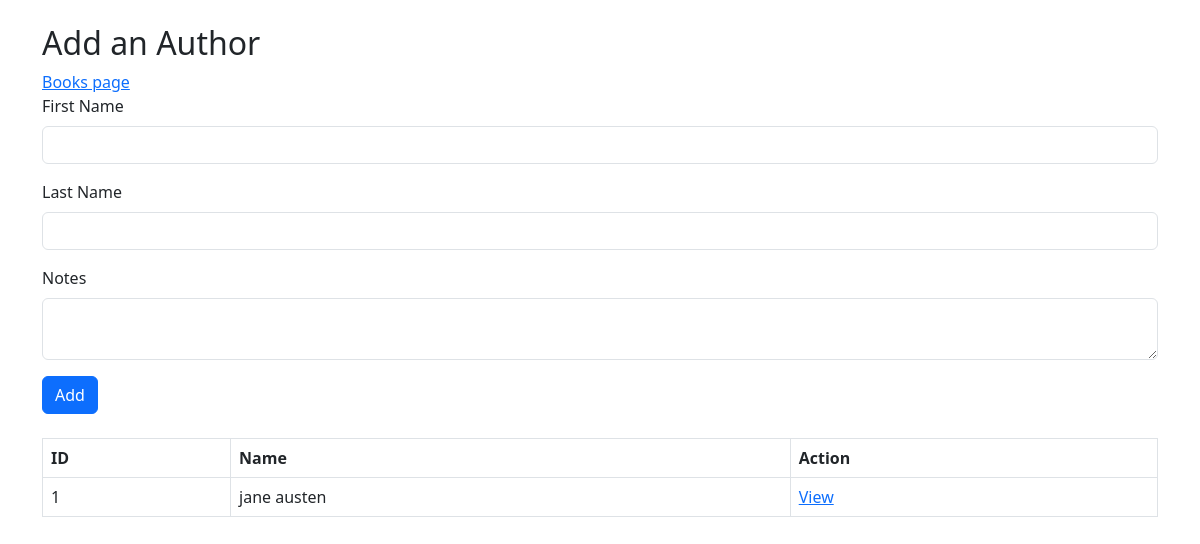
Page /author on the earlier database version.
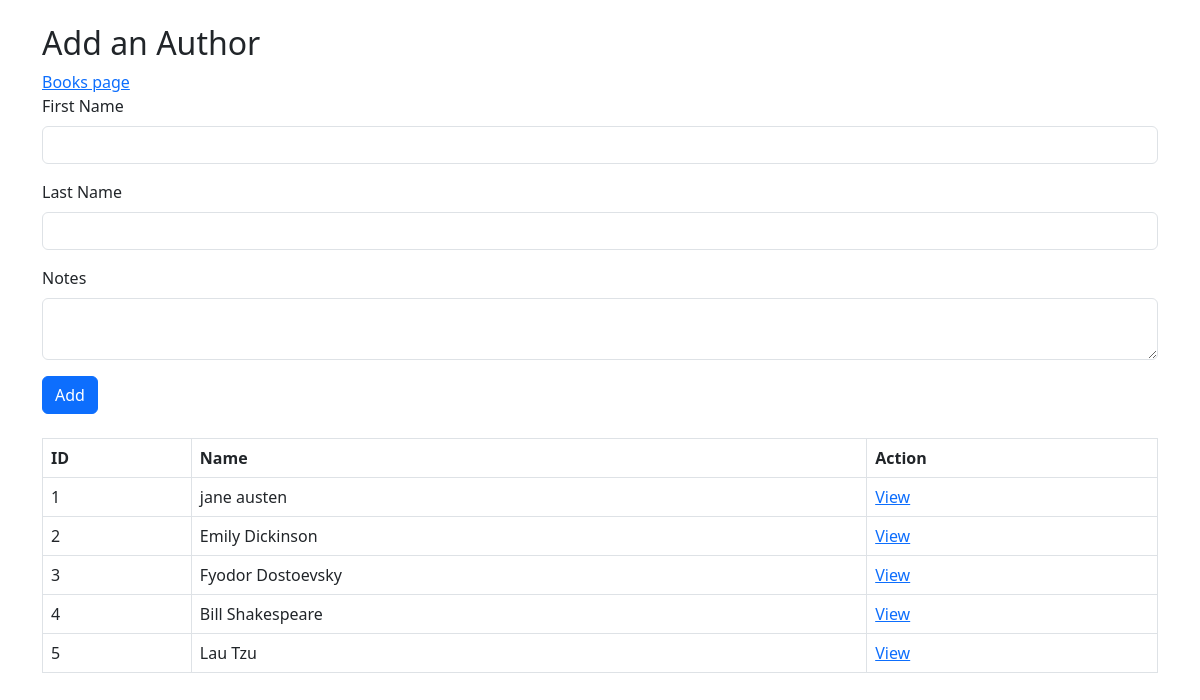
Same page on the later database version.
### booksauthorsapp/models.py (models this page shows, shortened)
class Author(models.Model):
    first_name = models.CharField(max_length=255)
    last_name = models.CharField(max_length=255)
    notes=models.TextField()
    books=models.ManyToManyField(Book,related_name="authors")
    created_at=models.DateTimeField(auto_now_add=True)
    updated_at=models.DateTimeField(auto_now=True)

### booksauthorsapp/views.py (the view)
# urls.py: path('author',views.author),
def author(request):
    context={
        'authors':models.Author.objects.all()
    }
    return render(request,'author.html',context)

### booksauthorsapp/templates/author.html (shortened to what this page needs)
<html lang="en">
<head>
    <link href="https://cdn.jsdelivr.net/npm/bootstrap@5.3.0/dist/css/bootstrap.min.css" rel="stylesheet">
</head>
<body class="p-4">
    <div class="container">
        <h2>Add an Author</h2>
        <a href="/">Books page</a>
        <form class="mb-4" action="add_author" method="post">
            <div class="mb-3">
                <label class="form-label">First Name</label>
                <input type="text" class="form-control" name="first_name">
            </div>
            <div class="mb-3">
                <label class="form-label">Last Name</label>
                <input type="text" class="form-control" name="last_name">
            </div>
            <div class="mb-3">
                <label class="form-label">Notes</label>
                <textarea class="form-control" name="notes"></textarea>
            </div>
            <button class="btn btn-primary">Add</button>
        </form>
        <table class="table table-bordered">
            <thead>
                <tr>
                    <th>ID</th>
                    <th>Name</th>
                    <th>Action</th>
                </tr>
            </thead>
            <tbody>
                {%for author in authors%}
                    <tr><td>{{author.id}}</td><td>{{author.first_name}} {{author.last_name}}</td><td><a href="/authors/{{author.id}}">View</a></td></tr>
                {%endfor%}
            </tbody>
        </table>
    </div>
</body>
</html>

Differences in the rows shown:
added Author: id "2", first_name "Emily", last_name "Dickinson"
added Author: id "3", first_name "Fyodor", last_name "Dostoevsky"
added Author: id "4", first_name "Bill", last_name "Shakespeare"
added Author: id "5", first_name "Lau", last_name "Tzu"
